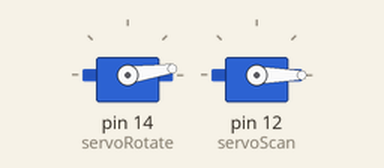
Simulated run of this sketch. Board: Arduino Uno, built with avr-gcc and run on an emulated ATmega328P. Parts: 2 × servo.

Above: at 1.17 s.
At 10.23 s:
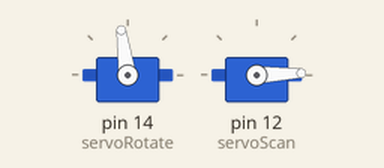
At 20.21 s:
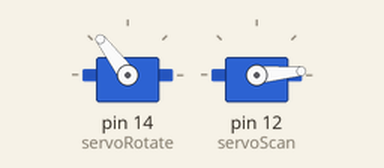
At 39.55 s:
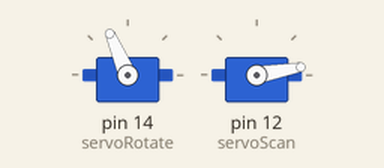
Timing chart, 0 to 40.0 s (numbered marks = the images above):
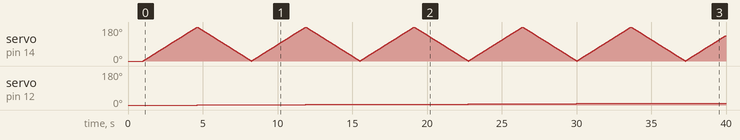

The sketch:

WEMOS_servo.ino
```cpp
#include <Servo.h>

Servo servoRotate;
Servo servoScan;

int servoRotatePosition = 0;
int servoScanPosition = 0;

int servoRotateDirection = 1;
int servoScanDirection = 1;


void setup() {
  // put your setup code here, to run once:
 servoRotate.attach(14);  //Servo making the pan movement D5
 servoScan.attach(12);    //Servo making the tilt movement D6

  //Moving to initial position
  servoRotate.write(servoRotatePosition);
  servoScan.write(servoScanPosition);
  delay(1000);
}

void loop() {
  // put your main code here, to run repeatedly:
   //Limit to only one scan, for more the program (or the arduino) must be restarted
  if (servoScanPosition <= 180)
  {

    servoRotate.write(servoRotatePosition);
    servoScan.write(servoScanPosition);

     //Making the pan servo move both ways
    if (servoRotateDirection == 1)
      servoRotatePosition++;
    else
      servoRotatePosition--;

    if (servoRotatePosition == 180 || servoRotatePosition == 0)
    {
      servoRotateDirection = -servoRotateDirection;
      servoScanPosition++;
    }

    //Delay to allow servos moving and sensor reading
    delay(20);
  }

}
```

Measured:
- by itself, servo on pin 12 (servoScan): moves from 0° to 10° over 32.6 s
